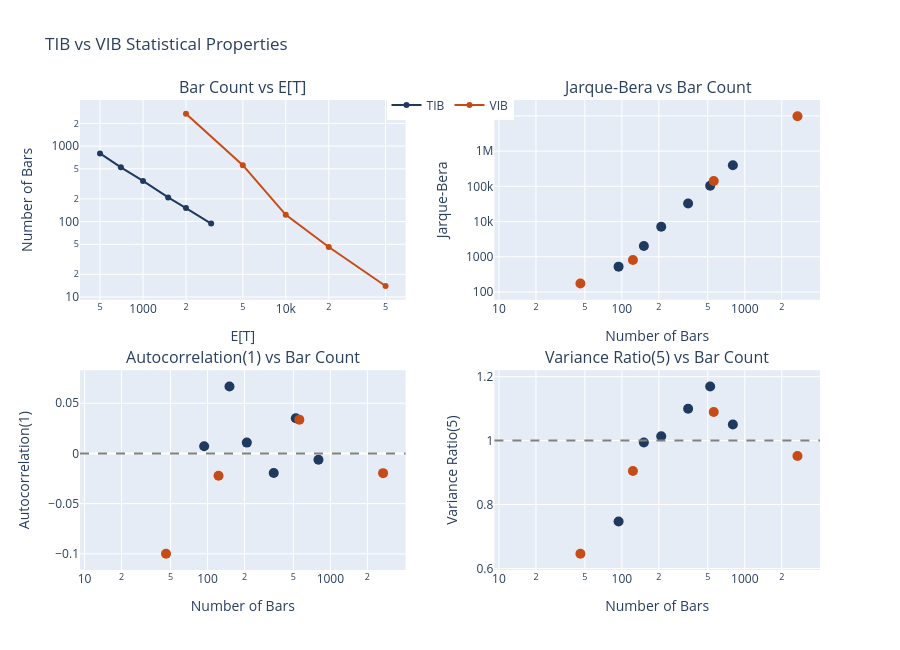

The code cell stored with this chart in its notebook:
### Code cell
# Construct all four panels and show the figure exactly once to avoid
# matplotlib/plotly intermediate-cell renders of an incomplete figure.
fig = make_subplots(
    rows=2,
    cols=2,
    subplot_titles=[
        "Bar Count vs E[T]",
        "Jarque-Bera vs Bar Count",
        "Autocorrelation(1) vs Bar Count",
        "Variance Ratio(5) vs Bar Count",
    ],
    vertical_spacing=0.15,
    horizontal_spacing=0.12,
)

tib_color, vib_color = "#1e3a5f", "#c74b16"

# Panel 1: bar count vs E[T]
for name, color, df in [("TIB", tib_color, tib_df), ("VIB", vib_color, vib_df)]:
    fig.add_trace(
        go.Scatter(
            x=df["expected_t"].to_list(),
            y=df["n_bars"].to_list(),
            mode="lines+markers",
            name=name,
            line=dict(color=color),
        ),
        row=1,
        col=1,
    )
fig.update_xaxes(type="log", title_text="E[T]", row=1, col=1)
fig.update_yaxes(type="log", title_text="Number of Bars", row=1, col=1)

# Panel 2: Jarque-Bera vs bar count
for name, color, df in [("TIB", tib_color, tib_df), ("VIB", vib_color, vib_df)]:
    fig.add_trace(
        go.Scatter(
            x=df["n_bars"].to_list(),
            y=df["jarque_bera"].to_list(),
            mode="markers",
            marker=dict(color=color, size=10),
            showlegend=False,
        ),
        row=1,
        col=2,
    )
fig.update_xaxes(type="log", title_text="Number of Bars", row=1, col=2)
fig.update_yaxes(type="log", title_text="Jarque-Bera", row=1, col=2)

# Panel 3: autocorrelation(1) vs bar count
for name, color, df in [("TIB", tib_color, tib_df), ("VIB", vib_color, vib_df)]:
    fig.add_trace(
        go.Scatter(
            x=df["n_bars"].to_list(),
            y=df["autocorr_1"].to_list(),
            mode="markers",
            marker=dict(color=color, size=10),
            showlegend=False,
        ),
        row=2,
        col=1,
    )
fig.add_hline(y=0, line_dash="dash", line_color="gray", row=2, col=1)
fig.update_xaxes(type="log", title_text="Number of Bars", row=2, col=1)
fig.update_yaxes(title_text="Autocorrelation(1)", row=2, col=1)

# Panel 4: variance ratio(5) vs bar count
for name, color, df in [("TIB", tib_color, tib_df), ("VIB", vib_color, vib_df)]:
    fig.add_trace(
        go.Scatter(
            x=df["n_bars"].to_list(),
            y=df["variance_ratio_5"].to_list(),
            mode="markers",
            marker=dict(color=color, size=10),
            showlegend=False,
        ),
        row=2,
        col=2,
    )
fig.add_hline(y=1, line_dash="dash", line_color="gray", row=2, col=2)
fig.update_xaxes(type="log", title_text="Number of Bars", row=2, col=2)
fig.update_yaxes(title_text="Variance Ratio(5)", row=2, col=2)

fig.update_layout(
    title="TIB vs VIB Statistical Properties",
    height=650,
    legend=dict(x=0.5, y=1.02, xanchor="center", orientation="h"),
)
fig.show()

### Figure 1 — Plotly figure (JSON) as saved in the notebook; plotly's stock layout.template omitted (floating-point values rounded to 4 significant figures)
{"data": [{"line": {"color": "#1e3a5f"}, "mode": "lines+markers", "name": "TIB", "type": "scatter", "x": [500, 700, 1000, 1500, 2000, 3000], "xaxis": "x", "y": [800, 523, 346, 209, 151, 94], "yaxis": "y"}, {"line": {"color": "#c74b16"}, "mode": "lines+markers", "name": "VIB", "type": "scatter", "x": [2000, 5000, 10000, 20000, 50000], "xaxis": "x", "y": [2684, 559, 123, 46, 14], "yaxis": "y"}, {"marker": {"color": "#1e3a5f", "size": 10}, "mode": "markers", "showlegend": false, "type": "scatter", "x": [800, 523, 346, 209, 151, 94], "xaxis": "x2", "y": [397400.0, 103700.0, 32670.0, 7132.0, 2019.0, 523.8], "yaxis": "y2"}, {"marker": {"color": "#c74b16", "size": 10}, "mode": "markers", "showlegend": false, "type": "scatter", "x": [2684, 559, 123, 46, 14], "xaxis": "x2", "y": [9765000.0, 142100.0, 813.1, 174.1, null], "yaxis": "y2"}, {"marker": {"color": "#1e3a5f", "size": 10}, "mode": "markers", "showlegend": false, "type": "scatter", "x": [800, 523, 346, 209, 151, 94], "xaxis": "x3", "y": [-0.006321, 0.03511, -0.01955, 0.01081, 0.06671, 0.007244], "yaxis": "y3"}, {"marker": {"color": "#c74b16", "size": 10}, "mode": "markers", "showlegend": false, "type": "scatter", "x": [2684, 559, 123, 46, 14], "xaxis": "x3", "y": [-0.01964, 0.03367, -0.02215, -0.09993, null], "yaxis": "y3"}, {"marker": {"color": "#1e3a5f", "size": 10}, "mode": "markers", "showlegend": false, "type": "scatter", "x": [800, 523, 346, 209, 151, 94], "xaxis": "x4", "y": [1.05, 1.169, 1.1, 1.014, 0.9942, 0.7467], "yaxis": "y4"}, {"marker": {"color": "#c74b16", "size": 10}, "mode": "markers", "showlegend": false, "type": "scatter", "x": [2684, 559, 123, 46, 14], "xaxis": "x4", "y": [0.9517, 1.089, 0.9047, 0.646, null], "yaxis": "y4"}], "layout": {"annotations": [{"font": {"size": 16}, "showarrow": false, "text": "Bar Count vs E[T]", "x": 0.22, "xanchor": "center", "xref": "paper", "y": 1.0, "yanchor": "bottom", "yref": "paper"}, {"font": {"size": 16}, "showarrow": false, "text": "Jarque-Bera vs Bar Count", "x": 0.78, "xanchor": "center", "xref": "paper", "y": 1.0, "yanchor": "bottom", "yref": "paper"}, {"font": {"size": 16}, "showarrow": false, "text": "Autocorrelation(1) vs Bar Count", "x": 0.22, "xanchor": "center", "xref": "paper", "y": 0.425, "yanchor": "bottom", "yref": "paper"}, {"font": {"size": 16}, "showarrow": false, "text": "Variance Ratio(5) vs Bar Count", "x": 0.78, "xanchor": "center", "xref": "paper", "y": 0.425, "yanchor": "bottom", "yref": "paper"}], "height": 650, "legend": {"orientation": "h", "x": 0.5, "xanchor": "center", "y": 1.02}, "shapes": [{"line": {"color": "gray", "dash": "dash"}, "type": "line", "x0": 0, "x1": 1, "xref": "x3 domain", "y0": 0, "y1": 0, "yref": "y3"}, {"line": {"color": "gray", "dash": "dash"}, "type": "line", "x0": 0, "x1": 1, "xref": "x4 domain", "y0": 1, "y1": 1, "yref": "y4"}], "title": {"text": "TIB vs VIB Statistical Properties"}, "xaxis": {"anchor": "y", "domain": [0.0, 0.44], "title": {"text": "E[T]"}, "type": "log"}, "xaxis2": {"anchor": "y2", "domain": [0.56, 1.0], "title": {"text": "Number of Bars"}, "type": "log"}, "xaxis3": {"anchor": "y3", "domain": [0.0, 0.44], "title": {"text": "Number of Bars"}, "type": "log"}, "xaxis4": {"anchor": "y4", "domain": [0.56, 1.0], "title": {"text": "Number of Bars"}, "type": "log"}, "yaxis": {"anchor": "x", "domain": [0.575, 1.0], "title": {"text": "Number of Bars"}, "type": "log"}, "yaxis2": {"anchor": "x2", "domain": [0.575, 1.0], "title": {"text": "Jarque-Bera"}, "type": "log"}, "yaxis3": {"anchor": "x3", "domain": [0.0, 0.425], "title": {"text": "Autocorrelation(1)"}}, "yaxis4": {"anchor": "x4", "domain": [0.0, 0.425], "title": {"text": "Variance Ratio(5)"}}}}
